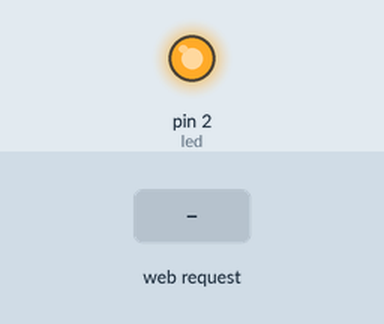
This program was run on a simulated MicroPython board. Parts: output pins drawn as LEDs (lit = HIGH). The test bench sets the inputs (shaded band). WiFi joins after 1.5 s; what the program prints to the serial console is not drawn.

Above: at 3.2 s.
3.3 s: HTTP request GET /off received
At 4.3 s:
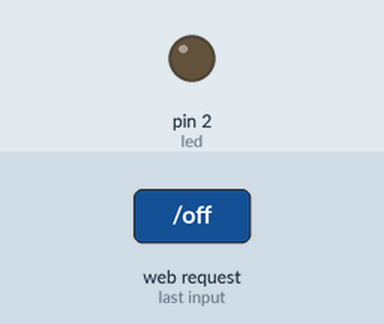
4.8 s: HTTP request GET /on received
At 5.5 s:
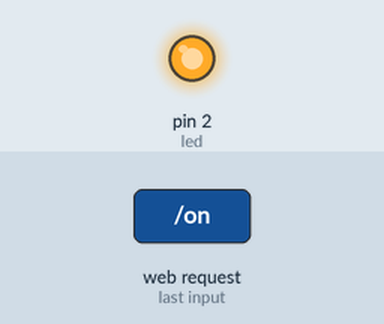
Timing chart, 0 to 7.8 s (numbered marks = the images above; inputs shaded):
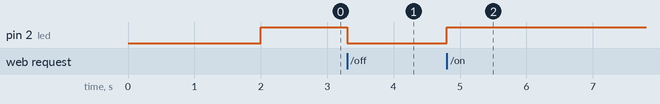

Measured:
- after the input at 3.3 s, pin 2 (led): HIGH → LOW at once
- after the input at 4.8 s, pin 2 (led): LOW → HIGH at once

The program:

main.py
```python
# This file is executed on every boot (including wake-boot from deepsleep)
import asyncio
import network
import time
from machine import Pin

from microdot import Microdot

import config

station = network.WLAN(network.STA_IF)
station.active(True)
station.connect(config.WIFI_SSID, config.WIFI_PASSWORD)

while not station.isconnected():
    time.sleep(1)

print(station.ifconfig())

app = Microdot()
led = Pin(2, Pin.OUT)
led.on()

@app.route('/on')
async def on(request):
    led.on()
    return 'OK'

@app.route('/off')
async def off(request):
    led.off()
    return 'OK'

async def oneshot_off():
    led.off()
    await asyncio.sleep(1)
    led.on()

@app.route('/reset')
async def oneshot(request):
    asyncio.create_task(oneshot_off())
    return 'OK'

app.run(port=80)
```

config.py
```python
WIFI_SSID='your SSID'
WIFI_PASSWORD='your password'
```
